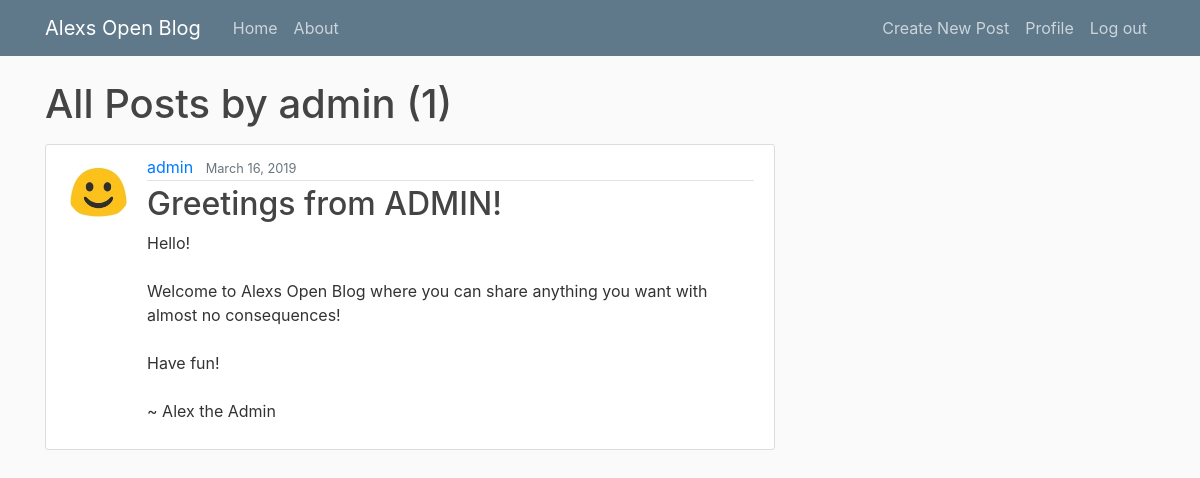
/user/admin (signed in), run on the app's committed database.
### posts/models.py (models this page shows, shortened)
class Post(models.Model):
	title = models.CharField(max_length=120)
	content = models.TextField(max_length=1200)
	author = models.ForeignKey(User, on_delete=models.CASCADE)	#if user is deleted, delete the posts as well
	date_posted = models.DateTimeField(default=timezone.now)

### users/models.py (models this page shows, shortened)
class Profile(models.Model):
	user = models.OneToOneField(User, on_delete=models.CASCADE) #if user is deleted, then also delete entire profile. but not the other way around.
	profile_pic = models.ImageField(default='default.jpg', upload_to='profile_pics')

### posts/views.py (the view)
# urls.py: path('user/<str:username>', UserPostListView.as_view(), name='user-posts'),
class UserPostListView(ListView):
	model = Post
	template_name = 'posts/user_posts.html'
	context_object_name = 'submissions'
	paginate_by = 5
	def get_queryset(self):
		user = get_object_or_404(User, username=self.kwargs.get('username'))
		return Post.objects.filter(author=user).order_by('-date_posted')

### posts/templates/posts/user_posts.html (shortened to what this page needs)
{% extends "posts/base.html" %}
{% block content %}
	<h1 class="mb-3">All Posts by {{ view.kwargs.username }} ({{ page_obj.paginator.count }})</h1>
	{% for input in submissions %}
		<article class="media content-section">
		  <img class="rounded-circle article-img" src="{{ input.author.profile.profile_pic.url }}">
		  <div class="media-body">
		    <div class="article-metadata">
		      <a class="mr-2" href="{% url 'user-posts' input.author.username %}">{{ input.author }}</a>
		      <small class="text-muted">{{ input.date_posted|date:"F d, Y" }}</small>
		    </div>
		    <h2><a class="article-title" href="{% url 'post-detail' input.id %}">{{ input.title }}</a></h2>
		    <p class="article-content">{{ input.content }}</p>
		  </div>
		</article>
	{% endfor %}
{% endblock content %}

### posts/static/posts/main.css (style rules this page uses)
body { background: #fafafa; color: #333333; margin-top: 5rem; }
h1, h2, h3, h4, h5, h6 { color: #444444; }
.content-section { background: #ffffff; padding: 10px 20px; border: 1px solid #dddddd; border-radius: 3px; margin-bottom: 20px; }
.article-title { color: #444444; }
.article-content { white-space: pre-line; }
.article-img { height: 65px; width: 65px; margin-right: 16px; }
.article-metadata { padding-bottom: 1px; margin-bottom: 4px; border-bottom: 1px solid #e3e3e3 }

### data on the page
Post: author.profile.profile_pic (placeholder picture), author "admin", date_posted "March 16, 2019", title "Greetings from ADMIN!", content "Hello! Welcome to Alexs Open Blog where you can share anything you want with almost no consequences! Have fun! ~ Alex the Admin"

### other printed values
{{ view.kwargs.username }} "admin"
{{ page_obj.paginator.count }} "1"
